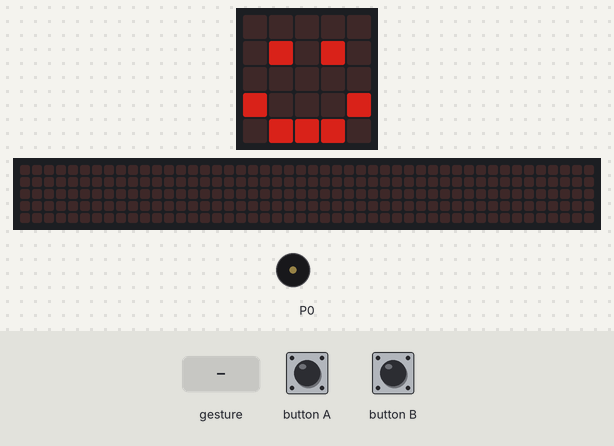
The program below on a simulated BBC micro:bit running MicroPython. Parts: the board's 5×5 LED display, a strip that is not on the board, showing the scrolling text unrolled, buzzer (waves = sounding). The test bench sets the inputs (shaded band). Dim RGB values are drawn brighter than linear; random numbers come from a fixed seed; a tilt is held for 1.5 s and a shake lasts 1 s, then the board lies face up again; the 48×5 strip is a reading aid, not a part: it shows the text the display is scrolling, unrolled, one strip-width of it at a time.

Above: at 2.1 s.
2.2 s: gesture 'shake'
At 3.5 s:
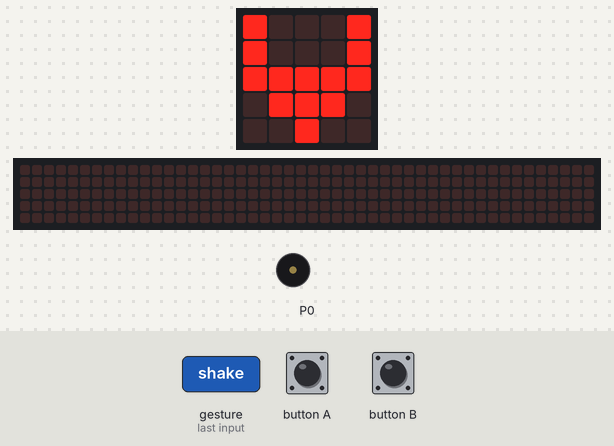
4.1 s: button A pressed for 0.15 s
At 4.7 s:
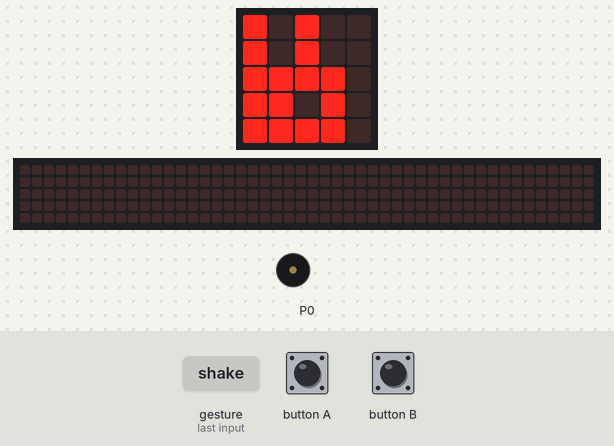
4.8 s: button B pressed for 3.2 s
At 9.0 s:
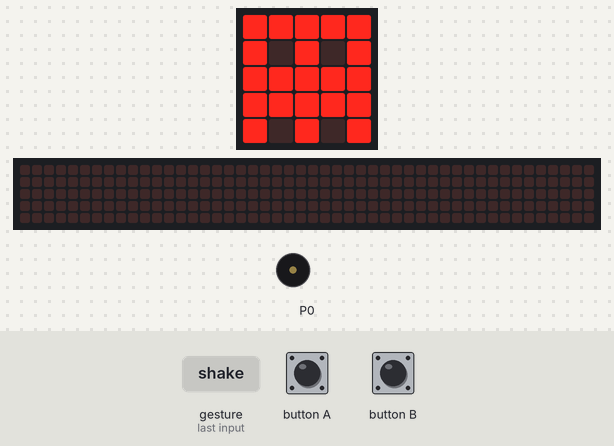
9.5 s: button B pressed for 0.15 s
At 10.1 s:
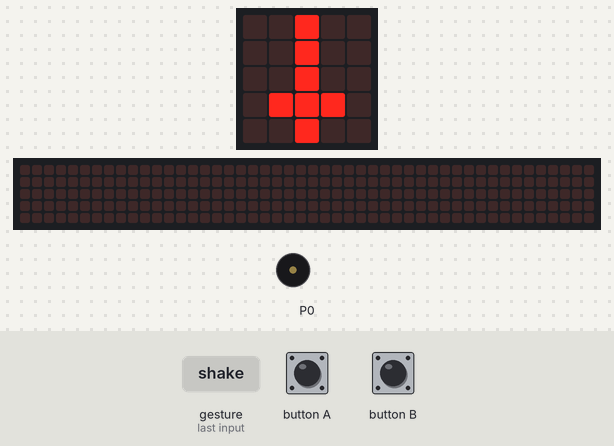
10.2 s: gesture 'left'
At 11.0 s:
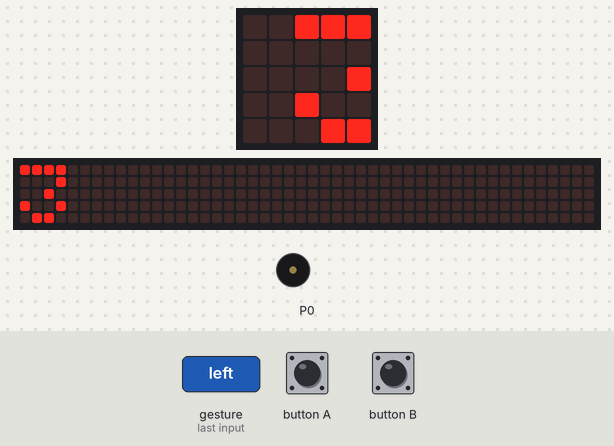
11.9 s: button A pressed for 3.2 s
At 12.43 s:
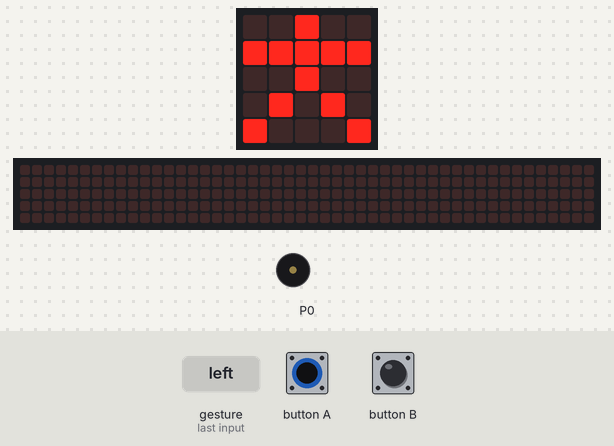
Timing chart, 0 to 14.9 s (numbered marks = the images above; inputs shaded):
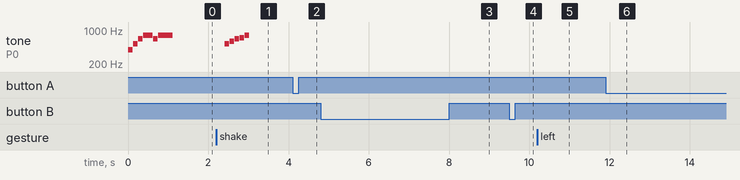

The program:

led_dance_picture.py
```python
import microbit
import music
import random

BUTTON_DEBOUNCE_TIME = 200
ROWS = 5
COLS = 5
MAX_BRIGHTNESS = 9
MIN_BRIGHTNESS = 1
SHOW_SLEEP = 1000
FADE_SLEEP = 150
FAST_FADE_TO = 7
FADE_CHANCE = 0.1
SCR = [ [0]*COLS, [0]*COLS, [0]*COLS, [0]*COLS, [0]*COLS ]

MIN_LIGHT_SPEED_FACTOR = 1
MAX_LIGHT_SPEED_FACTOR = 5
LIGHT_SPEED_FACTOR = 1
LIGHT_SPEED_MULTIPLIER = 5
LIGHT_SPEED_STEP = 1

IMAGES = [
  microbit.Image.HEART,
  microbit.Image.HEART_SMALL,
  microbit.Image.HAPPY,
  microbit.Image.SMILE,
  microbit.Image.SAD,
  microbit.Image.CONFUSED,
  microbit.Image.ANGRY,
  microbit.Image.ASLEEP,
  microbit.Image.SURPRISED,
  microbit.Image.SILLY,
  microbit.Image.FABULOUS,
  microbit.Image.MEH,
  microbit.Image.YES,
  microbit.Image.NO,
  microbit.Image.TRIANGLE,
  microbit.Image.TRIANGLE_LEFT,
  microbit.Image.CHESSBOARD,
  microbit.Image.DIAMOND,
  microbit.Image.DIAMOND_SMALL,
  microbit.Image.SQUARE,
  microbit.Image.SQUARE_SMALL,
  microbit.Image.RABBIT,
  microbit.Image.COW,
  microbit.Image.MUSIC_CROTCHET,
  microbit.Image.MUSIC_QUAVER,
  microbit.Image.MUSIC_QUAVERS,
  microbit.Image.PITCHFORK,
  microbit.Image.XMAS,
  microbit.Image.PACMAN,
  microbit.Image.TARGET,
  microbit.Image.TSHIRT,
  microbit.Image.ROLLERSKATE,
  microbit.Image.DUCK,
  microbit.Image.HOUSE,
  microbit.Image.TORTOISE,
  microbit.Image.BUTTERFLY,
  microbit.Image.STICKFIGURE,
  microbit.Image.GHOST,
  microbit.Image.SWORD,
  microbit.Image.GIRAFFE,
  microbit.Image.SKULL,
  microbit.Image.UMBRELLA,
  microbit.Image.SNAKE,
]

TOTAL_IMAGES = len(IMAGES)
MAX_IMAGE = TOTAL_IMAGES-1
CURR_IMAGE = random.randrange(TOTAL_IMAGES)


def read_image():
  for x in range(COLS):
    for y in range(ROWS):
      SCR[y][x] = microbit.display.get_pixel(x, y)


def fade_image():
  sleeptime = SHOW_SLEEP
  while sleeptime:
    microbit.sleep(10)
    sleeptime -= 10
    if check_keys():
      return False

  some_lit = True
  while some_lit:
    if check_keys():
      return False

    some_lit = False
    for x in range(COLS):
      for y in range(ROWS):
        if SCR[y][x]:
          SCR[y][x] = max(SCR[y][x] - 1, MIN_BRIGHTNESS)
          microbit.display.set_pixel(x, y, SCR[y][x])
          if SCR[y][x] > MIN_BRIGHTNESS:
            some_lit = True

    sleeptime = FADE_SLEEP
    while sleeptime:
      microbit.sleep(10)
      sleeptime -= 10
      if check_keys():
        return False

  return True


def check_keys():
  global CURR_IMAGE, LIGHT_SPEED_FACTOR
  up = False
  down = False

  if microbit.button_a.is_pressed():
    microbit.sleep(BUTTON_DEBOUNCE_TIME)
    down = True
  elif microbit.button_b.is_pressed():
    microbit.sleep(BUTTON_DEBOUNCE_TIME)
    up = True
  elif microbit.accelerometer.was_gesture("shake"):
    music.play(music.JUMP_UP, wait=False)
    randomize_image()
    CURR_IMAGE = random.randrange(TOTAL_IMAGES)
    return True
  elif microbit.accelerometer.is_gesture("left"):
    if LIGHT_SPEED_FACTOR < MAX_LIGHT_SPEED_FACTOR:
      LIGHT_SPEED_FACTOR = LIGHT_SPEED_FACTOR+LIGHT_SPEED_STEP
      microbit.display.scroll(str(MAX_LIGHT_SPEED_FACTOR-LIGHT_SPEED_FACTOR+1),delay=50)
      return False
  elif microbit.accelerometer.is_gesture("right"):
    if LIGHT_SPEED_FACTOR > MIN_LIGHT_SPEED_FACTOR:
      LIGHT_SPEED_FACTOR = LIGHT_SPEED_FACTOR-LIGHT_SPEED_STEP
      microbit.display.scroll(str(MAX_LIGHT_SPEED_FACTOR-LIGHT_SPEED_FACTOR+1),delay=50)
      return False


  if down:
    CURR_IMAGE = CURR_IMAGE-1
    if CURR_IMAGE < 0:
      CURR_IMAGE = MAX_IMAGE
    return True
  elif up:
    CURR_IMAGE = CURR_IMAGE+1
    if CURR_IMAGE > MAX_IMAGE:
      CURR_IMAGE = 0
    return True

  return False


def led_dance():
  while True:
    if check_keys():
      return

    rand_row = random.randrange(ROWS)
    rand_col = random.randrange(COLS)
    if SCR[rand_row][rand_col] > 0:
      SCR[rand_row][rand_col] = MAX_BRIGHTNESS
      for x in range(COLS):
        for y in range(ROWS):
          if SCR[y][x]:
            microbit.display.set_pixel(x, y, SCR[y][x])
            if random.random() < FADE_CHANCE or SCR[y][x] > FAST_FADE_TO:
              SCR[y][x] = max(SCR[y][x] - 1, MIN_BRIGHTNESS)

      microbit.sleep(microbit.display.read_light_level() * (LIGHT_SPEED_FACTOR*LIGHT_SPEED_MULTIPLIER))


def show_image():
  ok = False
  while not ok:
    microbit.display.show(IMAGES[CURR_IMAGE])
    read_image()
    ok = fade_image()

def randomize_image():
  for i in IMAGES:
    if random.random() < 0.3:
      microbit.display.show(i)
      microbit.sleep(50)

# -------------------------------------------

music.play(music.POWER_UP, wait=False)

randomize_image()
CURR_IMAGE = 2   # smile

while True:
  show_image()
  led_dance()
```

Measured:
- after the input at 2.2 s, tone on P0: plays 523 Hz for 0.12 s, 587 Hz for 0.12 s, 659 Hz for 0.12 s, 698 Hz for 0.12 s, 784 Hz for 0.12 s, starting after 0.21 s
- by itself, tone on P0: plays 392 Hz for 0.12 s, 523 Hz for 0.12 s, 659 Hz for 0.12 s, 784 Hz for 0.24 s, 659 Hz for 0.12 s, 784 Hz for 0.36 s
- what the display in image 1 shows lasts 1.0 s, from 2.9 s to 3.9 s
- what the display in image 3 shows lasts 1.0 s, from 8.2 s to 9.2 s
